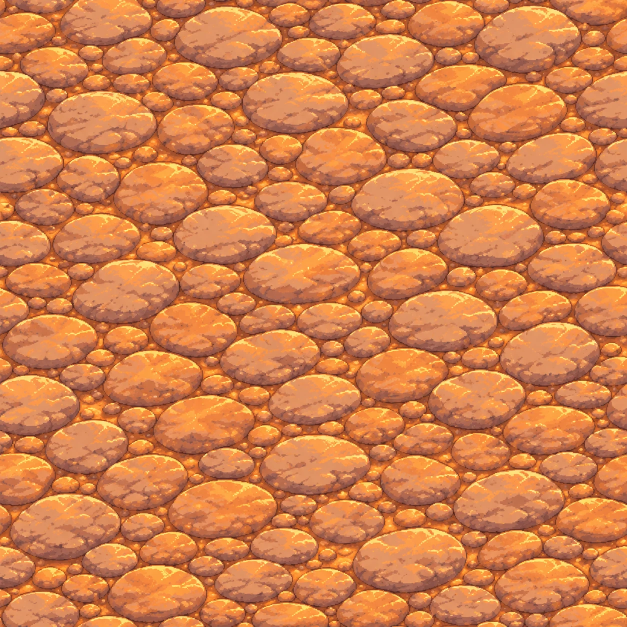
#> input picture assets/source_inputs/road_cobble_gpt.webp, 1254 x 1254 px (shown at 1/2 size)
$ python build_road_tiles.py
#> lines starting #> are read from the running program, lines starting #| are printed output that depends on the picture
### tools/python/pixel_snap.py
"""Turn an AI-generated "pixel-art" image into a true pixel texture for the canyon A/B scene.

Image models draw pixel art with blocks of uneven size, slightly off-grid, soft edges and too many
colours. This tool:
  1. detects the drawn pixel grid (cell size and offset, separately for X and Y),
  2. samples one colour per cell (median of the cell's centre),
  3. reduces colours (adaptive, or onto a palette image you supply),
  4. handles transparency for sprites (existing alpha or a keyed background colour),
  5. derives a normal map (and an ORM map for the cobbles) from an aligned height image (--height)
     or, without one, from the pixel luminance,
  6. writes everything to assets/textures/pixel_ab/art/ with lossless Godot import settings and
     records the exact size in metres in manifest.json, so the A/B scene maps it at --density.
Then open the A/B scene (Developers Page -> HD-2D Pixel A/B) and press 4.

Examples (from the project root):
  C:/Python312/python.exe tools/python/pixel_snap.py strata  path/to/gpt_strata.png
  C:/Python312/python.exe tools/python/pixel_snap.py cobble  path/to/gpt_cobbles.png --colors 20
  C:/Python312/python.exe tools/python/pixel_snap.py bush_sage path/to/gpt_bush.png --key auto
  C:/Python312/python.exe tools/python/pixel_snap.py strata  in.png --dry-run      (only report the grid)
  C:/Python312/python.exe tools/python/pixel_snap.py strata  in.png --cell 7.5     (override detection)
  C:/Python312/python.exe tools/python/pixel_snap.py cobble  in.png --height in_height.png --set art_gpt

--painted is the B64 recipe for detailed painted images (not drawn as pixel art), which looked best in the
canyon: area-average the image down to --density texels per metre at the role's size (or --metres), then
map it onto the shared 48-colour goal palette (palette_preview.png, from the RPG goal image) so every
surface shares one set of colours. Grid detection is skipped.
  C:/Python312/python.exe tools/python/pixel_snap.py cobble painted.png --painted --height h.png --metres 3.2 3.2 --set art_look

Each --set folder (art, art_gpt, art_perchance, ...) is one selectable set in the A/B scene: press 4 again
to cycle through them. tools/python/smooth_texture.py processes the same image the high-resolution way
(sets named hr*, key 5) for a procedure-against-procedure comparison.

Roles and target sizes are listed in docs/PIXEL_TEXTURE_PROMPTS.md.
"""
import argparse
import json
from datetime import datetime, timezone
from pathlib import Path

import numpy as np
from PIL import Image

ROOT = Path(__file__).resolve().parents[2]
SETS = ROOT / "assets" / "textures" / "pixel_ab"
PREVIEWS = ROOT / "tmp" / "pixel_snap"
# The shared palette of the derived B64 set: 48 colours from the RPG goal image and the canyon art
# (tools/python/build_pixel_textures.py).
GOAL_PALETTE = SETS / "palette_preview.png"

# role -> (game file name, kind, extra maps, intended coverage in metres)
ROLES = {
    "strata": ("d_sandstone_strata_albedo.png", "texture", ["normal"], (2.0, 1.0)),
    "slate": ("d_basalt_cap_albedo.png", "texture", ["normal"], (1.0, 1.0)),
    "cobble": ("chatgpt_cobble_albedo.png", "texture", ["normal", "orm"], (3.0, 3.0)),
    "sand": ("hd2d_sand_albedo.png", "texture", ["normal"], (2.0, 2.0)),
    "dune": ("pure_dune_sand_albedo.png", "texture", ["normal"], (2.0, 2.0)),
    "boulder": ("d_boulder_rock_albedo.png", "texture", ["normal"], (1.0, 1.0)),
    "ai_boulder": ("chatgpt_sandstone_albedo.png", "texture", ["normal", "orm"], (1.5, 1.5)),
    "bush_cluster": ("hd2d_bush_cluster.png", "sprite", [], (0.9, 0.7)),
    "bush_sage": ("d_sage_bush_2.png", "sprite", [], (0.9, 0.7)),
}
IMPORT_STUB = """[remap]

importer="texture"
type="CompressedTexture2D"

[params]

compress/mode=0
mipmaps/generate=true
detect_3d/compress_to=0
"""


# [123 lines left out: functions edge_profile, detect_grid, first_line, sample_cells, grid_fit, load_height and 3 more, not called in this run]


def luminance(rgb: np.ndarray) -> np.ndarray:
    return (rgb[:, :, :3].astype(float) @ np.array([0.299, 0.587, 0.114])) / 255.0


# [14 lines left out: functions normal_map, orm_map, not called in this run]


def seam_ratio(rgb: np.ndarray, axis: int) -> float:
    a = rgb[:, :, :3].astype(float)
    inner = np.abs(np.diff(a, axis=axis)).mean()
    wrap = np.abs((a[:, 0] - a[:, -1]) if axis == 1 else (a[0] - a[-1])).mean()
    return wrap / max(inner, 1e-6)


# [190 lines left out: functions save_png, main, painted, not called in this run]


# [2 lines that do not run on import are left out]

### tools/python/build_road_tiles.py
"""Make the 3D kit road and sand tiles from ChatGPT images, as pixel-art sets for the canyon ground shader.

Inputs (assets/source_inputs/):
  road_cobble_gpt.webp  square cobblestone texture (the new road)
  road_sheet_gpt.webp   the 2D kit road sheet; its left panel is the sand used beside the road
Steps for each image:
  1. make it tile: on both axes the last band of pixels is joined to the first along the path of least
     difference (a minimum-error cut, no blending, so pixel edges stay hard),
  2. area-average to 64 texels per metre (cobble: one repeat = COBBLE_M, sand: SAND_M wide),
  3. reduce to the image's own colours ('gpt', art_gpt look) or map those onto the goal palette ('goal',
     B64 look), and derive normal (and ORM for the cobble) maps from the luminance.
Outputs: two A/B sets, assets/textures/pixel_ab/art_road_gpt/ and art_road_goal/, with manifests. Other
surfaces fall back to B64; art_road_gpt also gets art_gpt's ChatGPT strata so it matches the art_gpt look.

  C:/Python312/python.exe tools/python/build_road_tiles.py
"""
import json
import shutil
import sys
from datetime import datetime, timezone
from pathlib import Path

import numpy as np
from PIL import Image

sys.path.insert(0, str(Path(__file__).resolve().parent))
from pixel_snap import GOAL_PALETTE, IMPORT_STUB, SETS, normal_map, orm_map, seam_ratio  # noqa: E402

ROOT = Path(__file__).resolve().parents[2]
SRC = ROOT / "assets" / "source_inputs"
DENSITY = 64.0
COBBLE_M = 2.0
SAND_M = 2.0
CUT_BAND = 0.08  # share of the image used as the overlap band for the seam cut


def min_cut_wrap(img: np.ndarray, axis: int) -> np.ndarray:
    """Remove a band from the end of `axis` and join it to the start along a minimum-difference path."""
    a = np.moveaxis(img, axis, 1).astype(np.float32)   # cut runs across columns of `a`
    n = a.shape[1]
    w = max(8, int(n * CUT_BAND))
    tail, head = a[:, n - w:], a[:, :w]
    err = np.abs(tail - head).sum(axis=2)
    cost = err.copy()
    for r in range(1, cost.shape[0]):
        prev = cost[r - 1]
        best = np.minimum(prev, np.minimum(np.r_[np.inf, prev[:-1]], np.r_[prev[1:], np.inf]))
        cost[r] += best
    path = np.zeros(cost.shape[0], int)
    path[-1] = int(np.argmin(cost[-1]))
    for r in range(cost.shape[0] - 2, -1, -1):
        c = path[r + 1]
        lo, hi = max(0, c - 1), min(w, c + 2)
        path[r] = lo + int(np.argmin(cost[r, lo:hi]))
    joined = head.copy()
    for r, c in enumerate(path):
        joined[r, :c] = tail[r, :c]
    out = np.concatenate([joined, a[:, w:n - w]], axis=1)
    return np.moveaxis(out, 1, axis).astype(np.uint8)


def palettes(rgb: np.ndarray):
    own = Image.fromarray(rgb).quantize(colors=24, method=Image.Quantize.MEDIANCUT, kmeans=4)
    goal = Image.open(GOAL_PALETTE).convert("RGB").quantize(colors=256, method=Image.Quantize.MEDIANCUT)
    return own, goal


def reduce(rgb, own, goal, look):
    q = Image.fromarray(rgb).quantize(palette=own, dither=Image.Dither.NONE).convert("RGB")
    if look == "goal":
        q = q.quantize(palette=goal, dither=Image.Dither.NONE).convert("RGB")
    return np.asarray(q)


def save(array: np.ndarray, path: Path) -> None:
    path.parent.mkdir(parents=True, exist_ok=True)
    Image.fromarray(array, "RGB").save(path)
    stub = path.with_name(path.name + ".import")
    if not stub.exists():
        stub.write_text(IMPORT_STUB, encoding="utf-8", newline="\n")


def lum(rgb):
    return rgb.astype(float) @ np.array([0.299, 0.587, 0.114]) / 255.0


def make(img: np.ndarray, width_m: float):
    print(f"  raw seam ratio X {seam_ratio(img.astype(float), 1):.2f}, Y {seam_ratio(img.astype(float), 0):.2f}")
    img = min_cut_wrap(min_cut_wrap(img, 1), 0)
    print(f"  cut seam ratio X {seam_ratio(img.astype(float), 1):.2f}, Y {seam_ratio(img.astype(float), 0):.2f}")
    w = round(width_m * DENSITY)
    h = round(w * img.shape[0] / img.shape[1])
    small = np.asarray(Image.fromarray(img).resize((w, h), Image.BOX))
    return small, [round(w / DENSITY, 4), round(h / DENSITY, 4)]


def main() -> None:
    cobble_src = np.asarray(Image.open(SRC / "road_cobble_gpt.webp").convert("RGB"))
#> cobble_src is the input picture: shape (1254, 1254, 3); mean R, G, B 209.1, 126.9, 74.6
    sheet = np.asarray(Image.open(SRC / "road_sheet_gpt.webp").convert("RGB"))
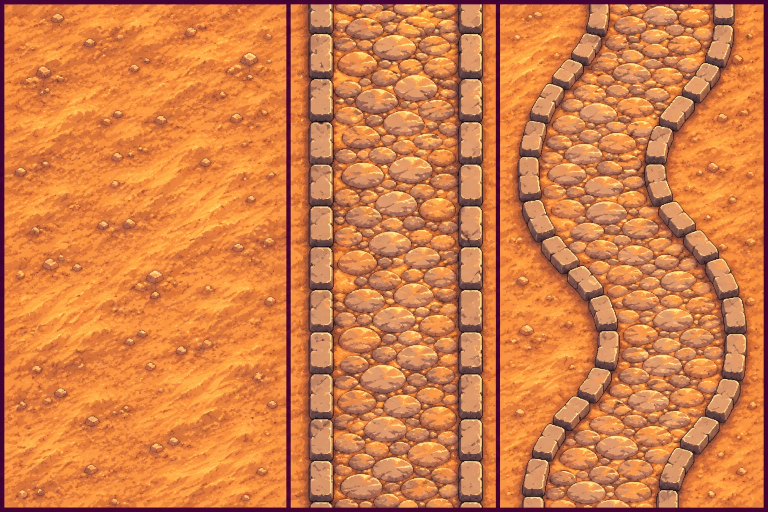
#> input picture assets/source_inputs/road_sheet_gpt.webp, 1536 x 1024 px (shown at 1/2 size)
#> sheet is the input picture: shape (1024, 1536, 3); mean R, G, B 210.8, 126.3, 70.6
    frame = sheet[2, 2].astype(int)
#> frame = [68, 2, 56]
    cols = np.where(np.abs(sheet.astype(int) - frame).sum(axis=2).mean(axis=0) < 40)[0]
#> cols = 29 values from 0 to 1535
    rows = np.where(np.abs(sheet.astype(int) - frame).sum(axis=2).mean(axis=1) < 40)[0]
#> rows = [0, 1, 2, 3, 4, 5, 6, 7, 1016, 1017, 1018, 1019, 1020, 1021, 1022, 1023]
    left_end = int(cols[(cols > 20) & (cols < sheet.shape[1] // 2)].min())
#> left_end = 574
    top = int(rows[rows < sheet.shape[0] // 2].max()) + 1 if (rows < sheet.shape[0] // 2).any() else 0
#> top = 8
    bottom = int(rows[rows > sheet.shape[0] // 2].min()) if (rows > sheet.shape[0] // 2).any() else sheet.shape[0]
#> bottom = 1016
    inset = 6
    sand_src = sheet[top + inset:bottom - inset, int(cols[cols < 20].max()) + 1 + inset:left_end - inset]
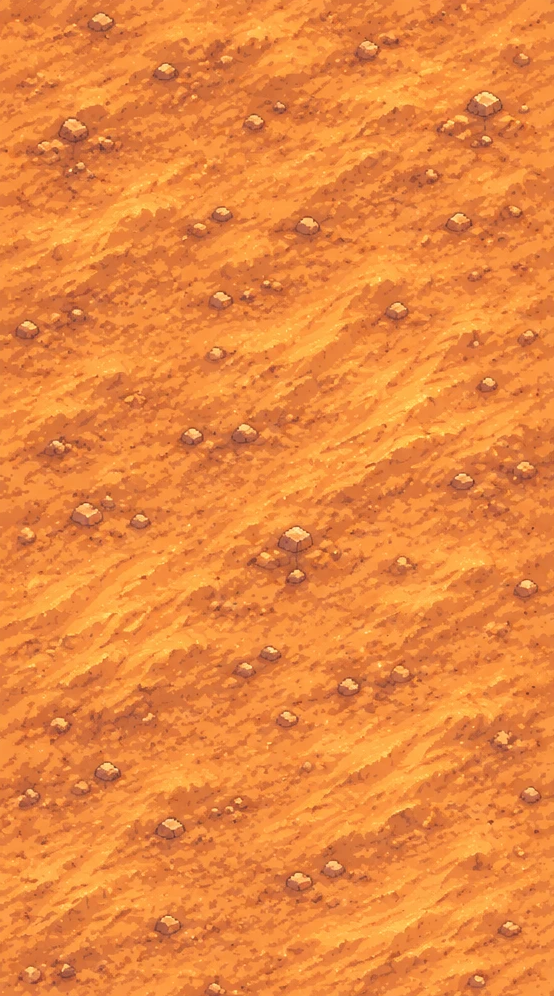
#> sand_src: shape (996, 554, 3); mean R, G, B 234.8, 136.5, 63.1
    print(f"Cobble {cobble_src.shape[1]}x{cobble_src.shape[0]} px; sand panel {sand_src.shape[1]}x{sand_src.shape[0]} px")
#| Cobble 1254x1254 px; sand panel 554x996 px
    print("Cobble:")
    cobble, cobble_m = make(cobble_src, COBBLE_M)
#> in seam_ratio, `inner = np.abs(np.diff(a, axis=axis)).mean()`: inner = 4.82
#> in seam_ratio, `wrap = np.abs((a[:, 0] - a[:, -1]) if axis == 1 else (a[0] - a[-1])).m..`: wrap = 10.05
#|   raw seam ratio X 2.08, Y 1.95
#> after the loop in min_cut_wrap, `for r in range(1, cost.shape[0]):`:
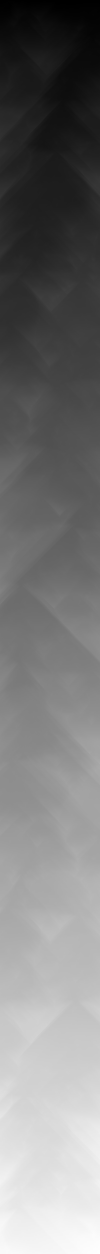
#> cost: shape (1254, 100) float32; min 49, max 54451, mean 25984.5; drawn with min black and max white
#> after the loop in min_cut_wrap, `for r in range(cost.shape[0] - 2, -1, -1):`: path = 1254 values, max 97 at index 22, min 8 at index 771, mean 46.72
#> the loop in min_cut_wrap, `for r, c in enumerate(path):` made 1254 passes
#> c on passes 1 to 3: 80, 81, 82
#> call 2 of min_cut_wrap, with axis = 0
#> after the loop in min_cut_wrap (call 2), `for r in range(1, cost.shape[0]):`:
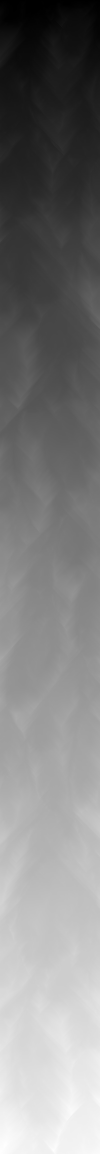
#> cost: shape (1154, 100) float32; min 5, max 42379, mean 21324.5; drawn with min black and max white
#> after the loop in min_cut_wrap (call 2), `for r in range(cost.shape[0] - 2, -1, -1):`: path = 1154 values, max 93 at index 574, min 2 at index 78, mean 44.37
#> the loop in min_cut_wrap (call 2), `for r, c in enumerate(path):` made 1154 passes
#> c on passes 1 to 3: 37, 37, 37
#> in min_cut_wrap (call 2), `return np.moveaxis(out, 1, axis).astype(np.uint8)`:
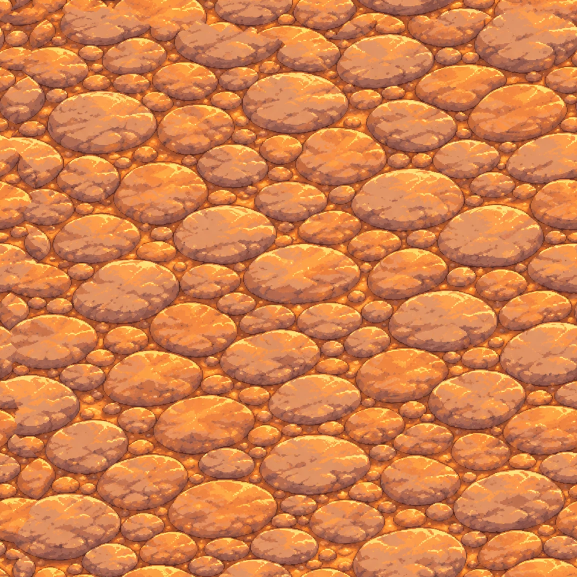
#> returned value: shape (1154, 1154, 3) (shown at 1/2 size); mean of channels 0, 1, 2 209.5, 127.1, 74.8; drawn as R, G, B
#|   cut seam ratio X 1.10, Y 1.09
#> cobble_m = [2, 2]
    print("Sand:")
    sand, sand_m = make(sand_src, SAND_M)
#|   raw seam ratio X 2.59, Y 2.49
#> call 4 of min_cut_wrap, with axis = 0
#> after the loop in min_cut_wrap (call 4), `for r in range(1, cost.shape[0]):`:
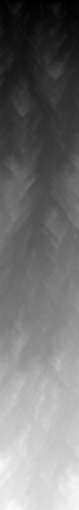
#> cost: shape (510, 79) float32; min 2, max 8930, mean 4058.3; drawn with min black and max white
#> the loop in min_cut_wrap (call 4), `for r, c in enumerate(path):` made 510 passes
#> c on passes 1 to 3: 37, 36, 35
#|   cut seam ratio X 1.14, Y 1.08
#> in make (call 2), `small = np.asarray(Image.fromarray(img).resize((w, h), Image.BOX))`:
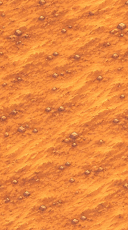
#> small: shape (230, 128, 3); mean R, G, B 235, 137.1, 63.5
    stamp = datetime.now(timezone.utc).strftime("%Y-%m-%d %H:%M UTC")
    for look in ("gpt", "goal"):
        out = SETS / f"art_road_{look}"
        entries = {}
        own, goal = palettes(cobble)
        c = reduce(cobble, own, goal, look)
        save(c, out / "chatgpt_cobble_albedo.png")
        save(normal_map(lum(c), 2.0), out / "chatgpt_cobble_normal.png")
        save(orm_map(lum(c)), out / "chatgpt_cobble_orm.png")
        entries["chatgpt_cobble_albedo.png"] = {"role": "cobble", "procedure": "road_tiles", "source": "road_cobble_gpt.webp",
                                                "cells": list(c.shape[1::-1]), "metres": cobble_m, "updated": stamp}
        own, goal = palettes(sand)
        s = reduce(sand, own, goal, look)
        save(s, out / "hd2d_sand_albedo.png")
        save(normal_map(lum(s), 1.5), out / "hd2d_sand_normal.png")
        entries["hd2d_sand_albedo.png"] = {"role": "sand", "procedure": "road_tiles", "source": "road_sheet_gpt.webp (left panel)",
                                           "cells": list(s.shape[1::-1]), "metres": sand_m, "updated": stamp}
        if look == "gpt":
            # Match the art_gpt look: its ChatGPT strata on the cliff faces.
            gpt = SETS / "art_gpt"
            manifest = json.loads((gpt / "manifest.json").read_text(encoding="utf-8"))
            for name in ("d_sandstone_strata_albedo.png", "d_sandstone_strata_normal.png"):
                shutil.copyfile(gpt / name, out / name)
                stub = out / (name + ".import")
                if not stub.exists():
                    stub.write_text(IMPORT_STUB, encoding="utf-8", newline="\n")
            entries["d_sandstone_strata_albedo.png"] = manifest["textures"]["d_sandstone_strata_albedo.png"]
        (out / "manifest.json").write_text(json.dumps({"textures": entries}, indent=2) + "\n", encoding="utf-8", newline="\n")
        print(f"Wrote {out.name}: cobble {c.shape[1]}x{c.shape[0]} texels = {cobble_m} m, sand {s.shape[1]}x{s.shape[0]} = {sand_m} m")
    preview = ROOT / "tmp" / "road_tiles_preview.png"
    a = np.asarray(Image.open(SETS / "art_road_gpt" / "chatgpt_cobble_albedo.png"))
    b = np.asarray(Image.open(SETS / "art_road_goal" / "chatgpt_cobble_albedo.png"))
    Image.fromarray(np.hstack([np.tile(a, (2, 2, 1)), np.tile(b, (2, 2, 1))])).resize((a.shape[1] * 4 * 3, a.shape[0] * 2 * 3), Image.NEAREST).save(preview)
    print(f"Preview (2x2 repeats, gpt | goal): {preview}")


if __name__ == "__main__":
#> (the run stopped early here; a loop or call above may not have finished)
